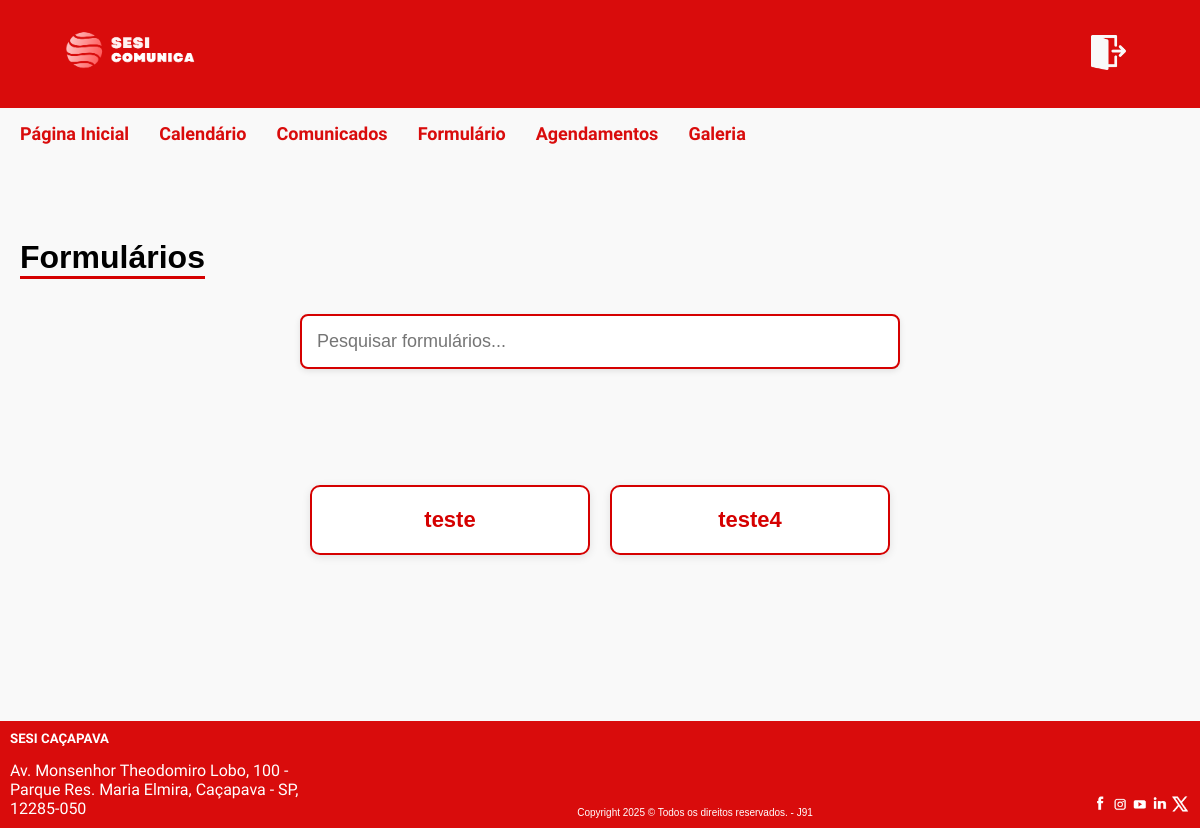
/sesicomunica/professores/formularioprof.php, run on an earlier commit of the app's database.
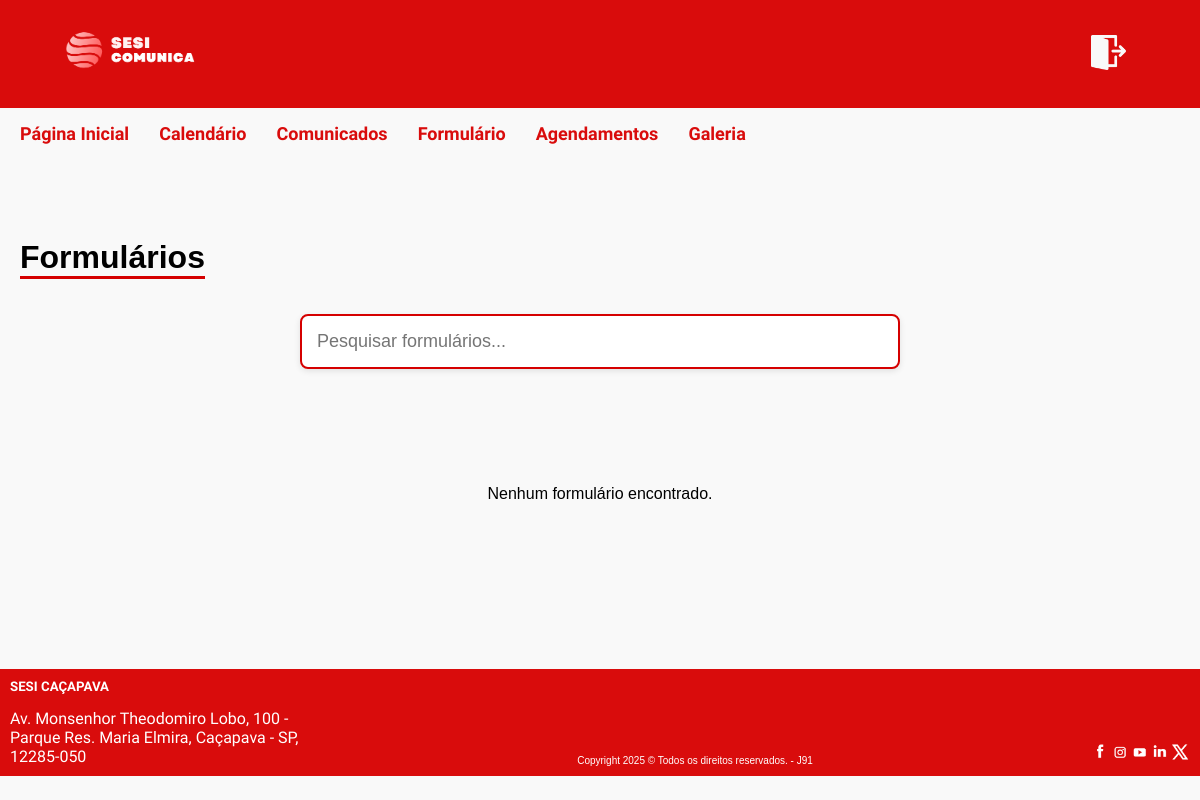
And on a later commit of the database.
### tables this page shows
CREATE TABLE `formularios` (
  `id` int(11) NOT NULL,
  `nome` varchar(255) NOT NULL
);

### sesicomunica/professores/formularioprof.php (the view, shortened to what this page needs)
<?php
include '../../conexao.php';
?>
<!DOCTYPE html>
<html lang="pt-br">
<head>
  <link rel="stylesheet" href="../css/formulario.css">
  <link rel="stylesheet" href="../css/nav.css">
  <link rel="stylesheet" href="../css/style.css">
</head>
<body>
  <?php include('navprof.php'); ?>
  <div class="container">
    <h1>Formulários</h1>
    <div class="pesquisa-container">
      <input type="text" id="barra-pesquisa" placeholder="Pesquisar formulários...">
    </div>
    <div class="comunicados-container">
      <?php
      $sql = "
        SELECT DISTINCT f.id, f.nome
        FROM formularios f
        INNER JOIN publico p ON f.id = p.formulario_id
        WHERE p.publico_alvo = 'professores' OR p.publico_alvo = 'ambos'
      ";
      $result = $conn->query($sql);
      if ($result && $result->num_rows > 0) {
        while ($row = $result->fetch_assoc()) {
          echo '<a href="?id=' . $row['id'] . '" class="comunicado-link">';
          echo '<div class="comunicado">';
          echo '<p>' . htmlspecialchars($row['nome']) . '</p>';
          echo '</div>';
          echo '</a>';
        }
      } else {
        echo '<p>Nenhum formulário encontrado.</p>';
      }
      ?>
    </div>
  </div>
  <?php include('footerprof.php'); ?>
</body>
</html>

What changed in the data, as far as the page shows it:
removed formularios: nome "teste"
removed formularios: nome "teste4"
Also different on the page:
text now shown: "Nenhum formulário encontrado."
